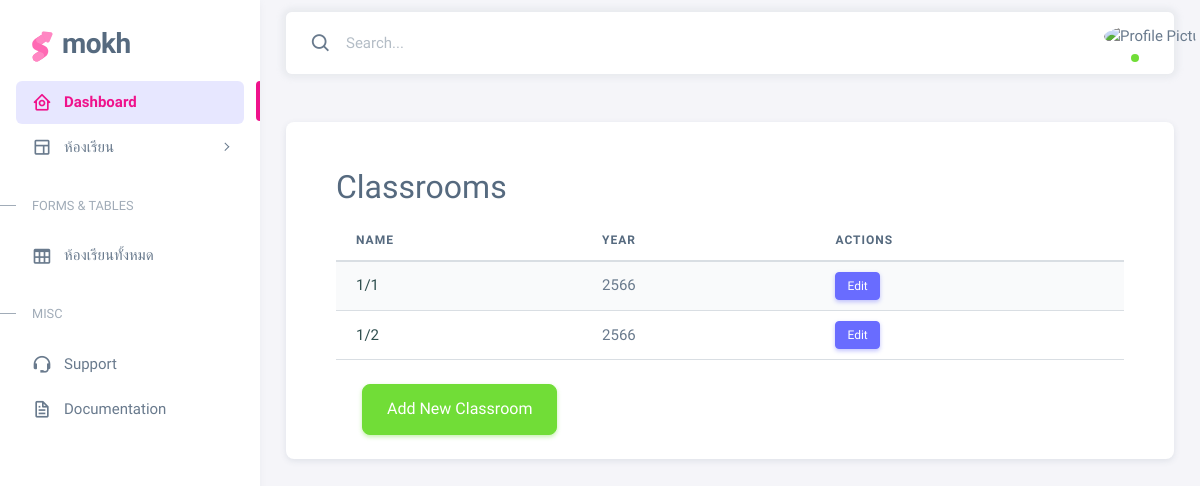
Page /classrooms (signed in) on the committed database.
### models.py (models this page shows)
class Classroom(db.Model):
    id = db.Column(db.Integer, primary_key=True)
    name = db.Column(db.String(50), nullable=False)
    year = db.Column(db.String(20))
    subjects = db.relationship('Subject', backref='classroom', lazy=True)
    students = db.relationship('Student', backref='classroom', lazy=True)
    details = db.Column(db.String(250))

### classroom_routes.py (the view)
@classroom_bp.route('/classrooms')
@login_required
def classrooms():
    all_classrooms = Classroom.query.all()
    return render_template('classrooms_all.html', classrooms=all_classrooms)

### app.py (called while the page is built)
@app.context_processor
def inject_user():
    if current_user.is_authenticated:
        return {'user': current_user}
    return {}

@login_manager.user_loader
def load_user(user_id):
    return User.query.get(int(user_id))

### templates/classrooms_all.html (shortened to what this page needs)
{% extends "base.html" %}
{% block content %}
<div class="container mt-5">
<div class="card">
  <div class="card-body">
    <div class="container mt-4">
      <h2>Classrooms</h2>
      <table class="table table-striped mt-3">
        <thead>
          <tr>
            <th scope="col">Name</th>
            <th scope="col">Year</th>
            <th scope="col">Actions</th>
          </tr>
        </thead>
        <tbody>
          {% for classroom in classrooms %}
          <tr>
            <td><a href="{{ url_for('classroom_bp.classroom_details', classroom_id=classroom.id) }}"
                class="classroom-name-link" style="color: darkslategray;">{{ classroom.name }}</a></td>
            <td>{{ classroom.year }}</td>
            <td>
              <a href="/edit_classroom/{{ classroom.id }}" class="btn btn-primary btn-sm">Edit</a>
            </td>
          </tr>
          {% endfor %}
        </tbody>
      </table>
      <div class="container mt-4">
        <a href="{{ url_for('classroom_bp.create_classroom') }}" class="btn btn-success btn-lg">
           Add New Classroom
        </a>
      </div>
    </div>
  </div>
</div>
</div>
{% endblock %}

### rows in the picture
Classroom: name "1/1", year "2566"
Classroom: name "1/2", year "2566"
